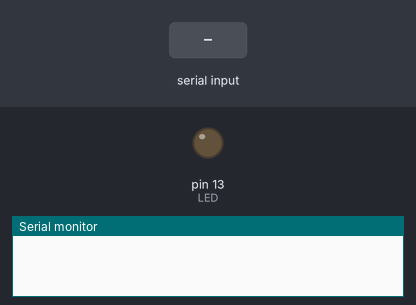
Recording of a sketch running on a simulated Arduino Uno, built with avr-gcc and run on an emulated ATmega328P. On the bench: output pins drawn as LEDs (lit = HIGH), the last lines printed to the serial monitor. Inputs (shaded band) come from the test bench.

Above: at 1.2 s.
1.3 s: byte 30 received over Serial
At 1.7 s:
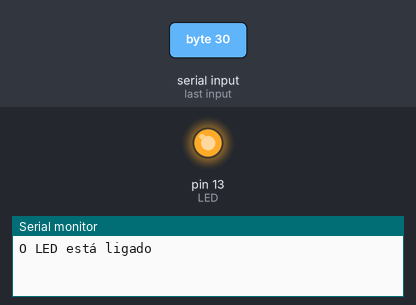
2.8 s: byte 90 received over Serial
At 4.0 s:
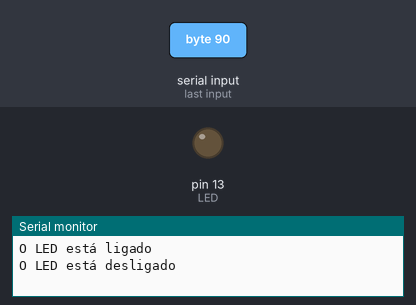
Timing chart, 0 to 5.8 s (numbered marks = the images above; inputs shaded):
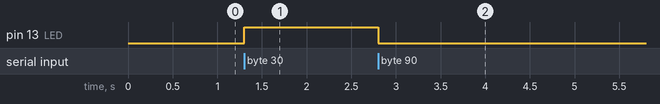

The sketch:

LED.ino
```cpp
// A porta 13 do Arduino é utilizada para acionar o LED interno da placa.
#define LED 13
bool statusLED = false;

void setup() {
  Serial.begin(115200);
  pinMode(LED, OUTPUT);
  digitalWrite(LED, statusLED);
}

void loop() {
  if(Serial.available() > 0){
    digitalWrite(LED, !statusLED);
    statusLED = !statusLED;
    char byteChegando = Serial.read();

    if(statusLED)
      Serial.println("O LED está ligado");
    else
      Serial.println("O LED está desligado");
  }
}
```

Measured:
- after the input at 1.3 s, pin 13 (LED): LOW → HIGH at once
- after the input at 2.8 s, pin 13 (LED): HIGH → LOW at once
